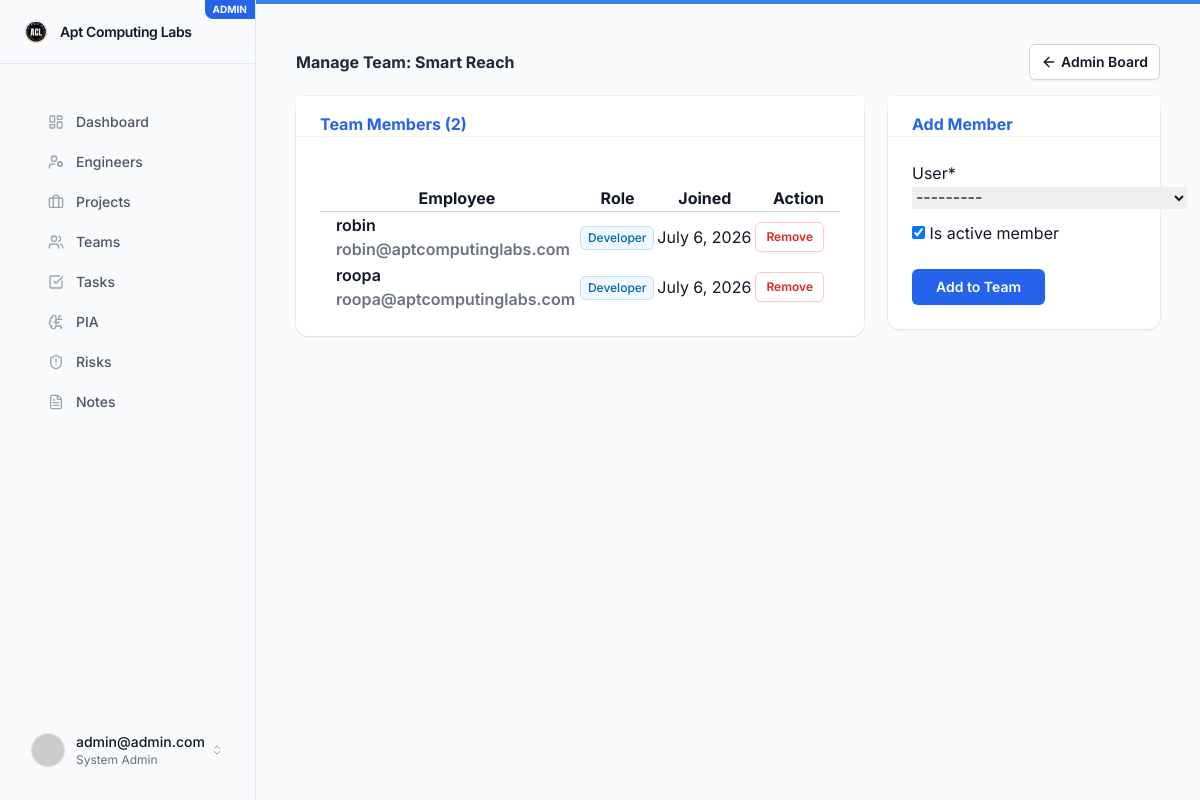
Screenshot of /teams/2/ (signed in) with the database file from the repository.
### core/models.py (models this page shows, shortened)
class BaseModel(models.Model):
    id = models.BigAutoField(primary_key=True)
    uuid = models.UUIDField(default=uuid.uuid4, editable=False, unique=True)
    created_at = models.DateTimeField(auto_now_add=True)
    updated_at = models.DateTimeField(auto_now=True)
    created_by = models.ForeignKey('core.User', on_delete=models.SET_NULL, null=True, blank=True, related_name="%(app_label)s_%(class)s_created")
    updated_by = models.ForeignKey('core.User', on_delete=models.SET_NULL, null=True, blank=True, related_name="%(app_label)s_%(class)s_updated")
    is_active = models.BooleanField(default=True)
    class Meta:
        abstract = True

class User(AbstractUser, BaseModel):
    username = None # Remove username field
    email = models.EmailField(_('email address'), unique=True)
    roles = models.ManyToManyField(Role, blank=True, related_name='users')
    team = models.ForeignKey('teams.Team', on_delete=models.SET_NULL, null=True, blank=True, related_name='team_users')
    avatar = models.ImageField(upload_to='avatars/', null=True, blank=True)
    interested_topics = models.CharField(max_length=255, blank=True, help_text="Comma-separated topics of interest")
    daily_news_cache = models.JSONField(default=list, blank=True)
    news_last_fetched = models.DateField(null=True, blank=True)
    USERNAME_FIELD = 'email'
    REQUIRED_FIELDS = []
    objects = CustomUserManager()
    def __str__(self):
        return self.email

class Role(BaseModel):
    name = models.CharField(max_length=100, unique=True)
    description = models.TextField(blank=True)

### teams/models.py (models this page shows, shortened)
class Team(BaseModel):
    name = models.CharField(max_length=150, unique=True)
    description = models.TextField(blank=True)
    lead = models.ForeignKey(settings.AUTH_USER_MODEL, on_delete=models.SET_NULL, null=True, blank=True, related_name='led_teams')
    capacity = models.DecimalField(max_digits=5, decimal_places=2, default=0.0, help_text="Total team capacity in story points or hours")
    velocity = models.DecimalField(max_digits=5, decimal_places=2, default=0.0, help_text="Average team velocity")

class TeamMember(BaseModel):
    team = models.ForeignKey(Team, on_delete=models.CASCADE, related_name='members')
    user = models.ForeignKey(settings.AUTH_USER_MODEL, on_delete=models.CASCADE, related_name='team_memberships')
    joined_date = models.DateField(auto_now_add=True)
    is_active_member = models.BooleanField(default=True)
    class Meta:
        unique_together = ('team', 'user')

### teams/views.py (the view, shortened to what this page needs)
# urls.py: path('<int:pk>/', views.team_detail, name='team_detail'),
@login_required
@user_passes_test(is_admin)
def team_detail(request, pk):
    team = get_object_or_404(Team, pk=pk)
    form = TeamMemberForm(team=team)
    return render(request, 'teams/detail.html', {'team': team, 'form': form})

### teams/forms.py
class TeamMemberForm(forms.ModelForm):
    class Meta:
        model = TeamMember
        fields = ['user', 'is_active_member']
        widgets = {
            'user': forms.Select(attrs={'class': 'form-select'}),
        }
    def __init__(self, *args, **kwargs):
        team = kwargs.pop('team', None)
        super().__init__(*args, **kwargs)
        if team:
            existing_members = team.members.values_list('user_id', flat=True)
            self.fields['user'].queryset = User.objects.exclude(id__in=existing_members).filter(is_active=True)

### ai_assistant/permissions.py (called while the page is built)
def is_pia_system_admin(user):
    if not user.is_authenticated:
        return False
    if user.is_staff or user.is_superuser:
        return True
    return user.roles.filter(name='System Admin').exists()

### ai_assistant/templatetags/pia_permissions.py (called while the page is built)
@register.filter
def is_pia_system_admin_user(user):
    return is_pia_system_admin(user)

### teams/views.py (called while the page is built)
def is_admin(user):
    return user.is_staff or user.is_superuser

### templates/teams/detail.html (shortened to what this page needs)
{% extends 'base.html' %}
{% load crispy_forms_tags %}
{% block content %}
<div class="flex justify-between items-center mb-4">
    <h2 class="h3 mb-0 text-gray-800 font-bold">Manage Team: {{ team.name }}</h2>
    <a href="{% url 'system_admin_dashboard' %}" class="inline-flex items-center justify-center rounded-md bg-white px-3 py-2 text-sm font-semibold text-gray-900 shadow-sm ring-1 ring-inset ring-gray-300 hover:bg-gray-50"><i data-lucide="arrow-left" class="w-4 h-4 mr-1"></i> Admin Board</a>
</div>
<div class="grid grid-cols-1 md:grid-cols-12 gap-6">
    <div class="md:col-span-8">
        <div class="bg-white shadow-soft ring-1 ring-gray-900/5 rounded-xl shadow-soft border-none mb-4">
            <div class="border-b border-gray-100 px-6 py-4 bg-white border-bottom-0 pt-4 pb-0">
                <h6 class="m-0 font-bold text-brand-600">Team Members ({{ team.members.count }})</h6>
            </div>
            <div class="p-6 p-0 mt-6">
                <div class="min-w-full divide-y divide-gray-300-responsive">
                    <table class="min-w-full divide-y divide-gray-300 table-hover align-middle mb-0">
                        <thead class="min-w-full divide-y divide-gray-300-light">
                            <tr>
                                <th class="ps-4">Employee</th>
                                <th>Role</th>
                                <th>Joined</th>
                                <th class="text-end pe-4">Action</th>
                            </tr>
                        </thead>
                        <tbody>
                            {% for member in team.members.all %}
                            <tr>
                                <td class="ps-4 font-semibold">
                                    {{ member.user.first_name }} {{ member.user.last_name }}
                                    <div class="text-gray-500 small fw-normal">{{ member.user.email }}</div>
                                </td>
                                <td>
                                    {% for role in member.user.roles.all %}
                                        <span class="inline-flex items-center rounded-md bg-sky-50 px-2 py-1 text-xs font-medium text-sky-700 ring-1 ring-inset ring-sky-600/20 text-dark">{{ role.name }}</span>
                                    {% endfor %}
                                </td>
                                <td>{{ member.joined_date }}</td>
                                <td class="text-end pe-4">
                                    <form method="post" class="inline-block" onsubmit="return confirm('Remove user from team?');">
                                        <button type="submit" name="remove_member" class="inline-flex items-center justify-center rounded-md border border-red-200 bg-white px-2.5 py-1.5 text-xs font-semibold text-red-600 shadow-sm hover:bg-red-50 focus-visible:outline focus-visible:outline-2 focus-visible:outline-offset-2 focus-visible:outline-red-600">Remove</button>
                                    </form>
                                </td>
                            </tr>
                            {% empty %}
                            <tr>
                                <td colspan="4" class="text-center py-6 text-gray-500">No members in this team yet.</td>
                            </tr>
                            {% endfor %}
                        </tbody>
                    </table>
                </div>
            </div>
        </div>
    </div>
    <div class="md:col-span-4">
        <div class="bg-white shadow-soft ring-1 ring-gray-900/5 rounded-xl shadow-soft border-none mb-4">
            <div class="border-b border-gray-100 px-6 py-4 bg-white border-bottom-0 pt-4 pb-0">
                <h6 class="m-0 font-bold text-brand-600">Add Member</h6>
            </div>
            <div class="p-6">
                <form method="post">
                    {{ form|crispy }}
                    <div class="d-grid mt-6">
                        <button type="submit" name="add_member" class="inline-flex items-center justify-center rounded-md bg-brand-600 px-6 py-2 text-sm font-semibold text-white shadow-soft hover:bg-brand-500 focus:outline-none focus:ring-2 focus:ring-brand-500 focus:ring-offset-2 transition-colors">Add to Team</button>
                    </div>
                </form>
            </div>
        </div>
    </div>
</div>
{% endblock %}

### templates/base.html (shortened to what this page needs)
<!DOCTYPE html>
<html lang="en">
<head>
    <script src="https://cdn.tailwindcss.com"></script>
    {% load static %}
    {% load pia_permissions %}
</head>
<body class="bg-gray-50 text-gray-900 font-sans antialiased flex h-screen overflow-hidden">
    <aside class="w-64 {% if request.user.is_staff or request.user.is_superuser %}bg-slate-50 border-slate-200{% else %}bg-white border-gray-200{% endif %} border-r flex flex-col justify-between hidden md:flex h-full z-10 flex-shrink-0">
        <div>
            <a href="{% url 'landing_page' %}" class="h-16 flex items-center px-6 border-b {% if request.user.is_staff or request.user.is_superuser %}border-slate-200 hover:bg-slate-100{% else %}border-gray-100 hover:bg-gray-50{% endif %} transition-colors relative overflow-hidden">
                <img src="{% static 'img/logo.png' %}" alt="Logo" class="h-6 w-auto mr-3 object-contain">
                <span class="font-semibold text-gray-900 text-sm tracking-tight">Apt Computing Labs</span>
                {% if request.user.is_staff or request.user.is_superuser %}
                <div class="absolute top-0 right-0 bg-brand-600 text-white text-[10px] font-bold px-2 py-0.5 rounded-bl-lg">ADMIN</div>
                {% endif %}
            </a>
            <nav class="p-6 space-y-1 mt-4">
                {% if request.user.is_staff or request.user.is_superuser %}
                <a href="{% url 'dashboard' %}" class="flex items-center px-6 py-2 rounded-lg text-sm font-medium transition-colors {% if request.resolver_match.url_name == 'dashboard' %}bg-brand-50 text-brand-600{% else %}text-gray-600 hover:bg-gray-50 hover:text-gray-900{% endif %}">
                    <i data-lucide="layout-dashboard" class="w-4 h-4 mr-3 {% if request.resolver_match.url_name == 'dashboard' %}text-brand-600{% else %}text-gray-400{% endif %}"></i>
                    Dashboard
                </a>
                <a href="{% url 'system_admin_dashboard' %}?tab=engineers" class="flex items-center px-6 py-2 rounded-lg text-sm font-medium transition-colors {% if 'tab=engineers' in request.get_full_path %}bg-brand-50 text-brand-600{% else %}text-gray-600 hover:bg-gray-50 hover:text-gray-900{% endif %}">
                    <i data-lucide="user-cog" class="w-4 h-4 mr-3 {% if 'tab=engineers' in request.get_full_path %}text-brand-600{% else %}text-gray-400{% endif %}"></i>
                    Engineers
                </a>
                <a href="{% url 'project_list' %}" class="flex items-center px-6 py-2 rounded-lg text-sm font-medium transition-colors {% if 'projects' in request.path %}bg-brand-50 text-brand-600{% else %}text-gray-600 hover:bg-gray-50 hover:text-gray-900{% endif %}">
                    <i data-lucide="briefcase" class="w-4 h-4 mr-3 {% if 'projects' in request.path %}text-brand-600{% else %}text-gray-400{% endif %}"></i>
                    Projects
                </a>
                <a href="{% url 'system_admin_dashboard' %}?tab=teams" class="flex items-center px-6 py-2 rounded-lg text-sm font-medium transition-colors {% if 'tab=teams' in request.get_full_path %}bg-brand-50 text-brand-600{% else %}text-gray-600 hover:bg-gray-50 hover:text-gray-900{% endif %}">
                    <i data-lucide="users" class="w-4 h-4 mr-3 {% if 'tab=teams' in request.get_full_path %}text-brand-600{% else %}text-gray-400{% endif %}"></i>
                    Teams
                </a>
                <a href="{% url 'tasks_kanban' %}" class="flex items-center px-6 py-2 rounded-lg text-sm font-medium transition-colors {% if 'tasks' in request.path %}bg-brand-50 text-brand-600{% else %}text-gray-600 hover:bg-gray-50 hover:text-gray-900{% endif %}">
                    <i data-lucide="check-square" class="w-4 h-4 mr-3 {% if 'tasks' in request.path %}text-brand-600{% else %}text-gray-400{% endif %}"></i>
                    Tasks
                </a>
                {% if request.user|is_pia_system_admin_user %}
                <a href="{% url 'pia_home' %}" class="flex items-center px-6 py-2 rounded-lg text-sm font-medium transition-colors {% if 'pia' in request.path %}bg-brand-50 text-brand-600{% else %}text-gray-600 hover:bg-gray-50 hover:text-gray-900{% endif %}">
                    <i data-lucide="brain-circuit" class="w-4 h-4 mr-3 {% if 'pia' in request.path %}text-brand-600{% else %}text-gray-400{% endif %}"></i>
                    PIA
                </a>
                {% endif %}
                <a href="{% url 'risks_register' %}" class="flex items-center px-6 py-2 rounded-lg text-sm font-medium transition-colors {% if 'risks' in request.path %}bg-brand-50 text-brand-600{% else %}text-gray-600 hover:bg-gray-50 hover:text-gray-900{% endif %}">
                    <i data-lucide="shield-alert" class="w-4 h-4 mr-3 {% if 'risks' in request.path %}text-brand-600{% else %}text-gray-400{% endif %}"></i>
                    Risks
                </a>
                <a href="{% url 'notes_dashboard' %}" class="flex items-center px-6 py-2 rounded-lg text-sm font-medium transition-colors {% if 'notes' in request.path %}bg-brand-50 text-brand-600{% else %}text-gray-600 hover:bg-gray-50 hover:text-gray-900{% endif %}">
                    <i data-lucide="file-text" class="w-4 h-4 mr-3 {% if 'notes' in request.path %}text-brand-600{% else %}text-gray-400{% endif %}"></i>
                    Notes
                </a>
                {% endif %}
            </nav>
        </div>
        <div class="p-6 border-t border-gray-100">
            <div class="flex items-center cursor-pointer p-2 hover:bg-gray-50 rounded-lg transition-colors group relative">
                {% if request.user.avatar %}
                <img src="{{ request.user.avatar.url }}" alt="Avatar" class="h-8 w-8 rounded-full shadow-soft ring-1 ring-gray-900/10 object-cover">
                {% else %}
                <img src="https://ui-avatars.com/api/?name={{ request.user.email }}&background=random" alt="Avatar" class="h-8 w-8 rounded-full shadow-soft ring-1 ring-gray-900/10">
                {% endif %}
                <div class="ml-3 overflow-hidden flex-1">
                    <p class="text-sm font-medium text-gray-900 truncate">{{ request.user.first_name|default:request.user.email }}</p>
                    <p class="text-xs text-gray-500 truncate">
                        {% if request.user.is_superuser %}System Admin
                        {% elif request.user.roles.exists %}{{ request.user.roles.first.name }}
                        {% else %}User{% endif %}
                    </p>
                </div>
                <i data-lucide="chevrons-up-down" class="w-3 h-3 text-gray-400 group-hover:text-gray-600"></i>
            </div>
        </div>
    </aside>
    <div class="flex-1 flex flex-col h-full overflow-hidden">
        <main class="flex-1 overflow-y-auto {% if request.user.is_staff or request.user.is_superuser %}bg-[#f8fafc] border-t-4 border-brand-500{% else %}bg-[#FAFAFA]{% endif %}">
            <div class="p-6 md:p-10 max-w-7xl mx-auto">
                {% block content %}
                {% endblock %}
            </div>
        </main>
    </div>
</body>
</html>

### rows the page displays
User: user.first_name "admin@admin.com"
Team: name "Smart Reach", members.count "2"
TeamMember: user.first_name "robin", user.email "robin@aptcomputinglabs.com", joined_date "July 6, 2026"
Role: name "Developer"
TeamMember: user.first_name "roopa", user.email "roopa@aptcomputinglabs.com", joined_date "July 6, 2026"
